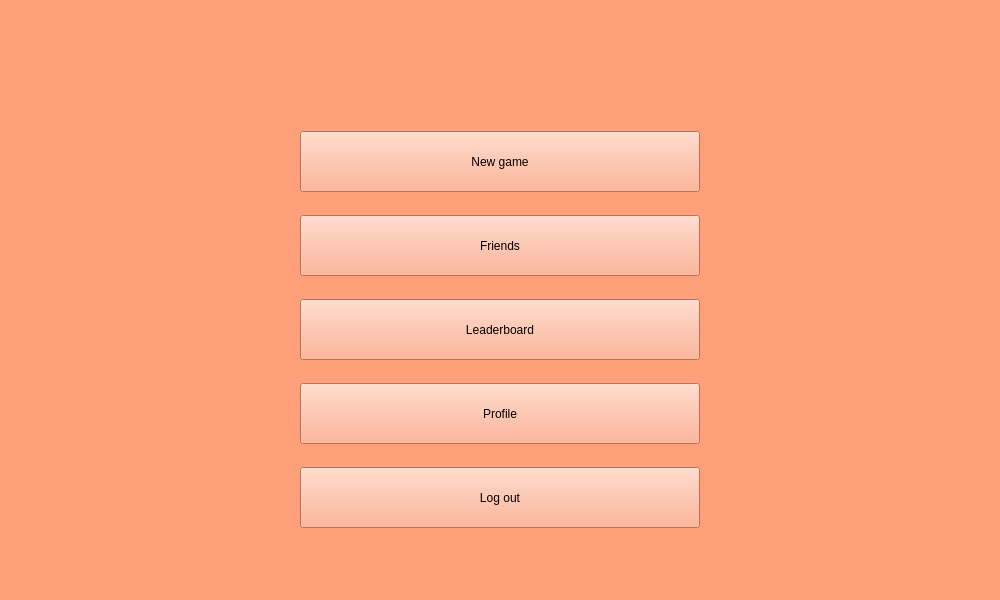
<?xml version="1.0" encoding="UTF-8"?>
<ui version="4.0">
 <class>MainWindow</class>
 <widget class="QMainWindow" name="MainWindow">
  <property name="geometry">
   <rect>
    <x>0</x>
    <y>0</y>
    <width>1000</width>
    <height>600</height>
   </rect>
  </property>
  <property name="windowTitle">
   <string>MainWindow</string>
  </property>
  <property name="styleSheet">
   <string notr="true">background-color:lightsalmon</string>
  </property>
  <widget class="QWidget" name="centralwidget">
   <widget class="QWidget" name="horizontalLayoutWidget">
    <property name="geometry">
     <rect>
      <x>50</x>
      <y>10</y>
      <width>851</width>
      <height>80</height>
     </rect>
    </property>
    <layout class="QHBoxLayout" name="layout_pour_le_texte_de_aissa"/>
   </widget>
   <widget class="QWidget" name="verticalLayoutWidget">
    <property name="geometry">
     <rect>
      <x>280</x>
      <y>110</y>
      <width>431</width>
      <height>441</height>
     </rect>
    </property>
    <layout class="QVBoxLayout" name="buttons_menu2_layout">
     <property name="spacing">
      <number>4</number>
     </property>
     <property name="sizeConstraint">
      <enum>QLayout::SetDefaultConstraint</enum>
     </property>
     <property name="leftMargin">
      <number>20</number>
     </property>
     <property name="topMargin">
      <number>2</number>
     </property>
     <property name="rightMargin">
      <number>10</number>
     </property>
     <property name="bottomMargin">
      <number>2</number>
     </property>
     <item>
      <widget class="QPushButton" name="new_game_button">
       <property name="maximumSize">
        <size>
         <width>400</width>
         <height>61</height>
        </size>
       </property>
       <property name="text">
        <string>New game</string>
       </property>
       <property name="icon">
        <iconset theme="image/sign_in">
         <normaloff>../../../../../../media/sf_Partage_Ubuntu</normaloff>../../../../../../media/sf_Partage_Ubuntu</iconset>
       </property>
       <property name="flat">
        <bool>false</bool>
       </property>
      </widget>
     </item>
     <item>
      <widget class="QPushButton" name="friends_buttons">
       <property name="maximumSize">
        <size>
         <width>400</width>
         <height>61</height>
        </size>
       </property>
       <property name="text">
        <string>Friends</string>
       </property>
      </widget>
     </item>
     <item>
      <widget class="QPushButton" name="leaderboard_button">
       <property name="maximumSize">
        <size>
         <width>400</width>
         <height>61</height>
        </size>
       </property>
       <property name="text">
        <string>Leaderboard</string>
       </property>
      </widget>
     </item>
     <item>
      <widget class="QPushButton" name="profile_buton">
       <property name="maximumSize">
        <size>
         <width>400</width>
         <height>61</height>
        </size>
       </property>
       <property name="text">
        <string>Profile</string>
       </property>
      </widget>
     </item>
     <item>
      <widget class="QPushButton" name="log_out_button">
       <property name="maximumSize">
        <size>
         <width>400</width>
         <height>61</height>
        </size>
       </property>
       <property name="text">
        <string>Log out</string>
       </property>
      </widget>
     </item>
    </layout>
   </widget>
  </widget>
 </widget>
 <resources/>
 <connections/>
</ui>
